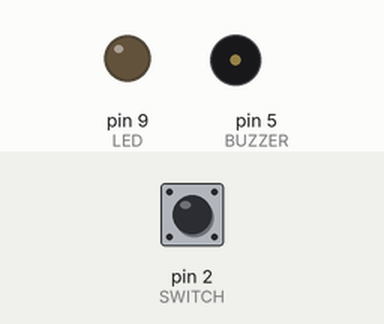
Bench run of a sketch on a simulated Arduino Uno, built with avr-gcc and run on an emulated ATmega328P. Shown: output pins drawn as LEDs (lit = HIGH), buzzer (waves = sounding). The inputs (shaded band) are chosen by the test bench; at power-on: pin 2 (SWITCH) HIGH. What the sketch prints to the serial monitor is not drawn.

Above: at 1.2 s.
1.3 s: pin 2 (SWITCH) pulled LOW for 0.15 s
At 1.37 s:
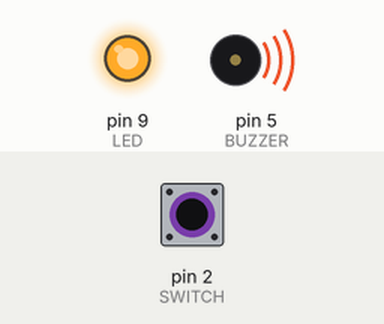
2.9 s: pin 2 (SWITCH) pulled LOW for 3.2 s
At 7.0 s:
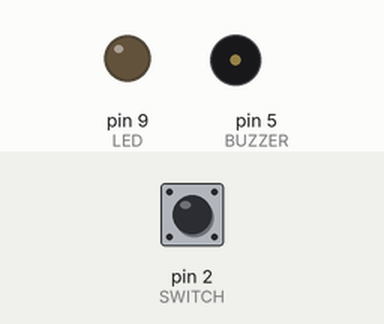
Timing chart, 0 to 8.5 s (numbered marks = the images above; inputs shaded):
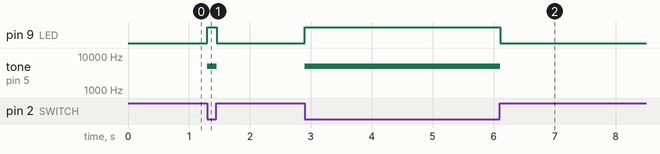

Measured:
- after the input at 1.3 s, pin 9 (LED): LOW → HIGH at once, → LOW 0.15 s later; tone on pin 5 (BUZZER): silent → 5000 Hz at once, → silent 0.15 s later
- after the input at 2.9 s, pin 9 (LED): LOW → HIGH at once, → LOW 3.2 s later; tone on pin 5 (BUZZER): silent → 5000 Hz at once, → silent 3.2 s later

The sketch:

DIYSwitch.ino
```cpp
// Pin definitions
#define SWITCH 2
#define LED 9
#define BUZZER 5

// The tone frequency the buzzer makes
const int buzzerTone = 5000;

void setup() {
  // Turn on serial communication with the computer
  Serial.begin(9600);
  // Set output pins
  pinMode(BUZZER, OUTPUT);
  pinMode(LED, OUTPUT);
  // Set switch pin as input, with an internal pullup
  // resistor
  pinMode(SWITCH, INPUT_PULLUP);
}

void loop() {
  // Read value of switch
  int switchValue = digitalRead(SWITCH);
  // Print switch value to serial monitor
  Serial.println(switchValue);

  // If switch is closed, aka low, turn on outputs
  // (normally when a switch is closed, it's HIGH, but
  // when we use INPUT_PULLUP, it's reversed.)
  if (switchValue == LOW) {
    digitalWrite(LED, HIGH);
    tone(BUZZER, buzzerTone);
  }
  else {
    digitalWrite(LED, LOW);
    noTone(BUZZER);
  }

  // Delay so that we don't overwhelm the serial port
  delay(5);
}
```
